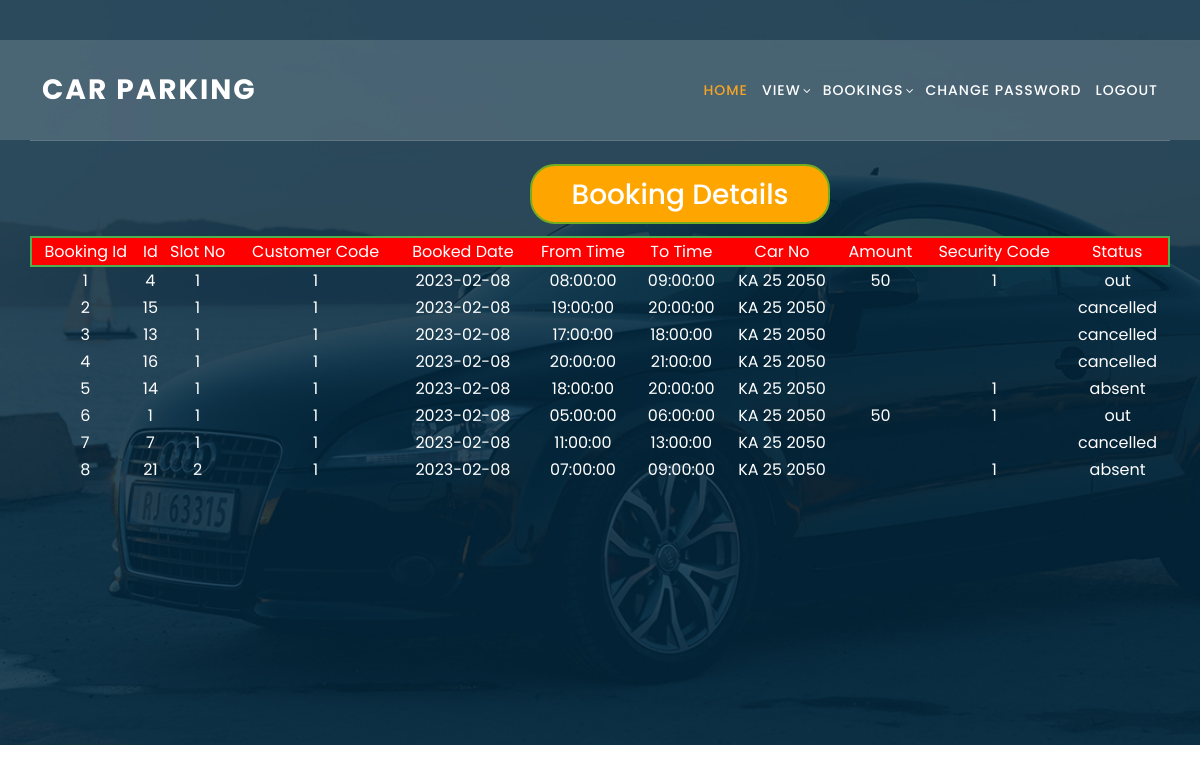
The app's page /customer/viewmybooking.php (signed in) with its own data.
### tables this page shows
CREATE TABLE IF NOT EXISTS `booking` (
  `bookingid` int(11) NOT NULL AUTO_INCREMENT,
  `slotno` int(11) DEFAULT NULL,
  `customercode` int(11) DEFAULT NULL,
  `bookeddate` date DEFAULT NULL,
  `fromtime` varchar(10) DEFAULT NULL,
  `totime` varchar(10) DEFAULT NULL,
  `carno` varchar(10) DEFAULT NULL,
  `amount` int(11) DEFAULT NULL,
  `securitycode` int(11) DEFAULT NULL,
  `status` varchar(10) DEFAULT NULL,
  `id` int(11) DEFAULT NULL,
  PRIMARY KEY (`bookingid`),
  KEY `customercode` (`customercode`),
  KEY `slotno` (`slotno`),
  KEY `securitycode` (`securitycode`),
  KEY `id` (`id`)
);

### customer/viewmybooking.php (the view, shortened to what this page needs)
<?php
 $book_array=array();
 $customercode=$_SESSION["customercode"];
 $conn=new PDO("mysql:host=localhost;dbname=parking","root",null);
 $stmt=$conn->prepare("select * from booking where customercode=?");
 $stmt->bindParam(1,$customercode);
 $status=$stmt->execute();
 $c=$stmt->rowCount();
 if($c>0)
 {
    while($row=$stmt->fetch(PDO::FETCH_ASSOC))
    {
    array_push($book_array,$row);
    }
 }
 else
 {
  $msg="No Bookings found";
  echo '<script>alert("'.$msg.'")
  location.href = "home.php";
  </script>';
 }
 ?>
 <html>
    <head>
        <?php
            include'header_link.php';
        ?>
    </head>
   <body>
   <?php
             include'header.php';
        ?>
        <br><hr>
      <h3 style=' border-radius: 25px;
          border: 2px solid #73AD21;
          padding: 12px;
          width: 300px;
          height: 60px;
          align:center;
          background-color:orange;
          text-align: center;
          margin-left: 500px;
      '>Booking Details</h3><br><br>
      <?php
         $len=count($book_array);
         if($len>0)
         {
           echo "<table border=0>";
           echo" <tr style='background-color:red;padding: 200px;border: 2px solid #4CAF50;'> ";
           echo "<td style=' text-align: center;'> Booking Id  </td>";
           echo "<td style=' text-align: center;'> Id </td>";
           echo "<td style=' text-align: center;'> Slot No </td>";
           echo "<td style=' text-align: center;'> Customer Code </td>";
           echo "<td style=' text-align: center;'> Booked Date </td>";
           echo "<td style=' text-align: center;'> From Time </td>";
           echo "<td style=' text-align: center;'> To Time </td>";
           echo "<td style=' text-align: center;'> Car No </td>";
           echo "<td style=' text-align: center;'> Amount </td>";
           echo "<td style=' text-align: center;'> Security Code </td>";
           echo "<td style=' text-align: center;'> Status </td>";
           echo "</tr >";
           echo "<br>";
           for($i=0;$i<$len;$i++)
           {
             echo "<tr>";
            echo "<td style=' text-align: center;'>".$book_array[$i]["bookingid"]."</td>";
            echo "<td style=' text-align: center;'>".$book_array[$i]["id"]."</td>";
            echo "<td style=' text-align: center;'>".$book_array[$i]["slotno"]."</td>";
            echo "<td style=' text-align: center;'>".$book_array[$i]["customercode"]."</td>";
            echo "<td style=' text-align: center;'>".$book_array[$i]["bookeddate"]."</td>";
            echo "<td style=' text-align: center;'>".$book_array[$i]["fromtime"]."</td>";
            echo "<td style=' text-align: center;'>".$book_array[$i]["totime"]."</td>";
            echo "<td style=' text-align: center;'>".$book_array[$i]["carno"]."</td>";
            echo "<td style=' text-align: center;'>".$book_array[$i]["amount"]."</td>";
            echo "<td style=' text-align: center;'>".$book_array[$i]["securitycode"]."</td>";
            echo "<td style=' text-align: center;'>".$book_array[$i]["status"]."</td>";
           }
           echo "</table>";
         }
?>
   <?php
            include'footer.php';
        ?>
  </body>
</html>

### customer/Template/assets/css/templatemo-edu-meeting.css (style rules this page uses)
html, body, div, span, applet, object, iframe, h1, h2, h3, h4, h5, h6, p, blockquote, div pre, a, abbr, acronym, address, big, cite, code, del, dfn, em, font, img, ins, kbd, q, s, samp, small, strike, strong, sub, sup, tt, var, b, u, i, center, dl, dt, dd, ol, ul, li, figure, header, nav, section, article, aside, footer, figcaption { margin: 0; padding: 0; border: 0; outline: 0; }
* { box-sizing: border-box; }
html, body { font-family: 'Poppins', sans-serif; font-weight: 400; background-color: #fff; font-size: 16px; -ms-text-size-adjust: 100%; -webkit-font-smoothing: antialiased; -moz-osx-font-smoothing: grayscale; }
h1, h2, h3, h4, h5, h6 { margin-top: 0px; margin-bottom: 0px; }
html, body { background: #fff; font-family: 'Poppins', sans-serif; }

### records on screen
booking: bookingid "1", id "4", slotno "1", customercode "1", bookeddate "2023-02-08", fromtime "08:00:00", totime "09:00:00", carno "KA 25 2050", amount "50", securitycode "1", status "out"
booking: bookingid "2", id "15", slotno "1", customercode "1", bookeddate "2023-02-08", fromtime "19:00:00", totime "20:00:00", carno "KA 25 2050", status "cancelled"
booking: bookingid "3", id "13", slotno "1", customercode "1", bookeddate "2023-02-08", fromtime "17:00:00", totime "18:00:00", carno "KA 25 2050", status "cancelled"
booking: bookingid "4", id "16", slotno "1", customercode "1", bookeddate "2023-02-08", fromtime "20:00:00", totime "21:00:00", carno "KA 25 2050", status "cancelled"
booking: bookingid "5", id "14", slotno "1", customercode "1", bookeddate "2023-02-08", fromtime "18:00:00", totime "20:00:00", carno "KA 25 2050", securitycode "1", status "absent"
booking: bookingid "6", id "1", slotno "1", customercode "1", bookeddate "2023-02-08", fromtime "05:00:00", totime "06:00:00", carno "KA 25 2050", amount "50", securitycode "1", status "out"
booking: bookingid "7", id "7", slotno "1", customercode "1", bookeddate "2023-02-08", fromtime "11:00:00", totime "13:00:00", carno "KA 25 2050", status "cancelled"
booking: bookingid "8", id "21", slotno "2", customercode "1", bookeddate "2023-02-08", fromtime "07:00:00", totime "09:00:00", carno "KA 25 2050", securitycode "1", status "absent"
